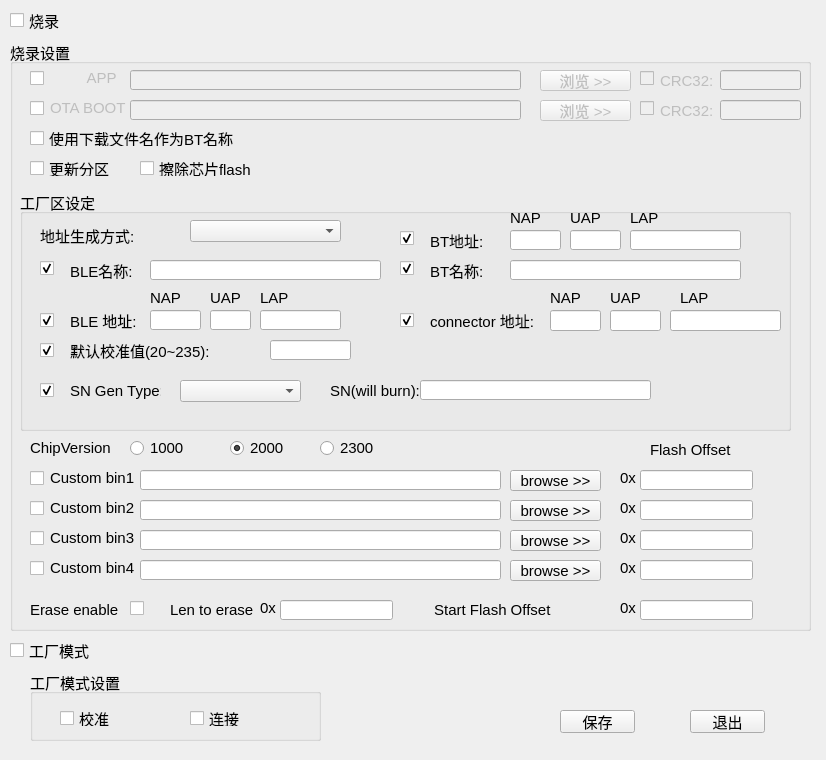
<?xml version="1.0" encoding="UTF-8"?>
<ui version="4.0">
 <class>Dialog</class>
 <widget class="QDialog" name="Dialog">
  <property name="geometry">
   <rect>
    <x>0</x>
    <y>0</y>
    <width>826</width>
    <height>760</height>
   </rect>
  </property>
  <property name="minimumSize">
   <size>
    <width>826</width>
    <height>496</height>
   </size>
  </property>
  <property name="windowTitle">
   <string>产线配置</string>
  </property>
  <widget class="QGroupBox" name="groupBox_burn_setting">
   <property name="geometry">
    <rect>
     <x>10</x>
     <y>40</y>
     <width>801</width>
     <height>591</height>
    </rect>
   </property>
   <property name="font">
    <font>
     <family>Arial</family>
     <pointsize>11</pointsize>
    </font>
   </property>
   <property name="title">
    <string>烧录设置</string>
   </property>
   <widget class="QGroupBox" name="groupBox">
    <property name="geometry">
     <rect>
      <x>10</x>
      <y>150</y>
      <width>771</width>
      <height>241</height>
     </rect>
    </property>
    <property name="title">
     <string>工厂区设定</string>
    </property>
    <widget class="QLabel" name="label_12">
     <property name="geometry">
      <rect>
       <x>410</x>
       <y>120</y>
       <width>111</width>
       <height>21</height>
      </rect>
     </property>
     <property name="text">
      <string>connector 地址:</string>
     </property>
    </widget>
    <widget class="QLabel" name="label_10">
     <property name="geometry">
      <rect>
       <x>590</x>
       <y>100</y>
       <width>31</width>
       <height>16</height>
      </rect>
     </property>
     <property name="text">
      <string>UAP</string>
     </property>
    </widget>
    <widget class="QLineEdit" name="lineedit_connectoruap">
     <property name="geometry">
      <rect>
       <x>590</x>
       <y>120</y>
       <width>51</width>
       <height>21</height>
      </rect>
     </property>
     <property name="focusPolicy">
      <enum>Qt::StrongFocus</enum>
     </property>
     <property name="maxLength">
      <number>2</number>
     </property>
    </widget>
    <widget class="QLabel" name="label_13">
     <property name="geometry">
      <rect>
       <x>660</x>
       <y>100</y>
       <width>31</width>
       <height>16</height>
      </rect>
     </property>
     <property name="text">
      <string>LAP</string>
     </property>
    </widget>
    <widget class="QLineEdit" name="lineedit_connectornap">
     <property name="geometry">
      <rect>
       <x>530</x>
       <y>120</y>
       <width>51</width>
       <height>21</height>
      </rect>
     </property>
     <property name="focusPolicy">
      <enum>Qt::StrongFocus</enum>
     </property>
     <property name="maxLength">
      <number>4</number>
     </property>
    </widget>
    <widget class="QLineEdit" name="lineedit_connectorlap">
     <property name="geometry">
      <rect>
       <x>650</x>
       <y>120</y>
       <width>111</width>
       <height>21</height>
      </rect>
     </property>
     <property name="focusPolicy">
      <enum>Qt::StrongFocus</enum>
     </property>
     <property name="maxLength">
      <number>6</number>
     </property>
     <property name="frame">
      <bool>true</bool>
     </property>
    </widget>
    <widget class="QLabel" name="label_14">
     <property name="geometry">
      <rect>
       <x>50</x>
       <y>150</y>
       <width>200</width>
       <height>21</height>
      </rect>
     </property>
     <property name="text">
      <string>默认校准值(20~235):</string>
     </property>
    </widget>
    <widget class="QLineEdit" name="lineedit_default_calibval">
     <property name="geometry">
      <rect>
       <x>250</x>
       <y>150</y>
       <width>81</width>
       <height>20</height>
      </rect>
     </property>
     <property name="focusPolicy">
      <enum>Qt::StrongFocus</enum>
     </property>
     <property name="maxLength">
      <number>8</number>
     </property>
    </widget>
    <widget class="QLabel" name="label_11">
     <property name="geometry">
      <rect>
       <x>530</x>
       <y>100</y>
       <width>31</width>
       <height>16</height>
      </rect>
     </property>
     <property name="text">
      <string>NAP</string>
     </property>
    </widget>
    <widget class="QLineEdit" name="lineedit_blenap">
     <property name="geometry">
      <rect>
       <x>130</x>
       <y>120</y>
       <width>51</width>
       <height>20</height>
      </rect>
     </property>
     <property name="focusPolicy">
      <enum>Qt::StrongFocus</enum>
     </property>
     <property name="maxLength">
      <number>4</number>
     </property>
    </widget>
    <widget class="QLabel" name="label_8">
     <property name="geometry">
      <rect>
       <x>130</x>
       <y>100</y>
       <width>31</width>
       <height>16</height>
      </rect>
     </property>
     <property name="text">
      <string>NAP</string>
     </property>
    </widget>
    <widget class="QLineEdit" name="lineedit_bleuap">
     <property name="geometry">
      <rect>
       <x>190</x>
       <y>120</y>
       <width>41</width>
       <height>20</height>
      </rect>
     </property>
     <property name="focusPolicy">
      <enum>Qt::StrongFocus</enum>
     </property>
     <property name="maxLength">
      <number>2</number>
     </property>
    </widget>
    <widget class="QLabel" name="label_7">
     <property name="geometry">
      <rect>
       <x>50</x>
       <y>120</y>
       <width>71</width>
       <height>20</height>
      </rect>
     </property>
     <property name="text">
      <string>BLE 地址:</string>
     </property>
    </widget>
    <widget class="QLineEdit" name="lineedit_blelap">
     <property name="geometry">
      <rect>
       <x>240</x>
       <y>120</y>
       <width>81</width>
       <height>20</height>
      </rect>
     </property>
     <property name="focusPolicy">
      <enum>Qt::StrongFocus</enum>
     </property>
     <property name="maxLength">
      <number>6</number>
     </property>
    </widget>
    <widget class="QLabel" name="label_6">
     <property name="geometry">
      <rect>
       <x>190</x>
       <y>100</y>
       <width>31</width>
       <height>16</height>
      </rect>
     </property>
     <property name="text">
      <string>UAP</string>
     </property>
    </widget>
    <widget class="QLabel" name="label_9">
     <property name="geometry">
      <rect>
       <x>240</x>
       <y>100</y>
       <width>31</width>
       <height>16</height>
      </rect>
     </property>
     <property name="text">
      <string>LAP</string>
     </property>
    </widget>
    <widget class="QComboBox" name="combbx_addr_gen_type">
     <property name="geometry">
      <rect>
       <x>170</x>
       <y>30</y>
       <width>151</width>
       <height>22</height>
      </rect>
     </property>
    </widget>
    <widget class="QLabel" name="label_17">
     <property name="geometry">
      <rect>
       <x>20</x>
       <y>30</y>
       <width>141</width>
       <height>31</height>
      </rect>
     </property>
     <property name="text">
      <string>地址生成方式:</string>
     </property>
    </widget>
    <widget class="QLabel" name="label_2">
     <property name="geometry">
      <rect>
       <x>490</x>
       <y>20</y>
       <width>31</width>
       <height>16</height>
      </rect>
     </property>
     <property name="font">
      <font>
       <family>Arial</family>
       <pointsize>11</pointsize>
      </font>
     </property>
     <property name="text">
      <string>NAP</string>
     </property>
    </widget>
    <widget class="QLabel" name="label_5">
     <property name="geometry">
      <rect>
       <x>410</x>
       <y>70</y>
       <width>71</width>
       <height>20</height>
      </rect>
     </property>
     <property name="font">
      <font>
       <family>Arial</family>
       <pointsize>11</pointsize>
      </font>
     </property>
     <property name="text">
      <string>BT名称:</string>
     </property>
    </widget>
    <widget class="QLabel" name="label_4">
     <property name="geometry">
      <rect>
       <x>610</x>
       <y>20</y>
       <width>81</width>
       <height>16</height>
      </rect>
     </property>
     <property name="font">
      <font>
       <family>Arial</family>
       <pointsize>11</pointsize>
      </font>
     </property>
     <property name="text">
      <string>LAP</string>
     </property>
    </widget>
    <widget class="QLabel" name="label_3">
     <property name="geometry">
      <rect>
       <x>550</x>
       <y>20</y>
       <width>31</width>
       <height>16</height>
      </rect>
     </property>
     <property name="font">
      <font>
       <family>Arial</family>
       <pointsize>11</pointsize>
      </font>
     </property>
     <property name="text">
      <string>UAP</string>
     </property>
    </widget>
    <widget class="QLineEdit" name="lineedit_btlap">
     <property name="geometry">
      <rect>
       <x>610</x>
       <y>40</y>
       <width>111</width>
       <height>20</height>
      </rect>
     </property>
     <property name="font">
      <font>
       <family>Arial</family>
       <pointsize>11</pointsize>
      </font>
     </property>
     <property name="focusPolicy">
      <enum>Qt::StrongFocus</enum>
     </property>
     <property name="maxLength">
      <number>6</number>
     </property>
     <property name="frame">
      <bool>true</bool>
     </property>
    </widget>
    <widget class="QLineEdit" name="lineedit_btnap">
     <property name="geometry">
      <rect>
       <x>490</x>
       <y>40</y>
       <width>51</width>
       <height>20</height>
      </rect>
     </property>
     <property name="font">
      <font>
       <family>Arial</family>
       <pointsize>11</pointsize>
      </font>
     </property>
     <property name="focusPolicy">
      <enum>Qt::StrongFocus</enum>
     </property>
     <property name="maxLength">
      <number>4</number>
     </property>
    </widget>
    <widget class="QLabel" name="label">
     <property name="geometry">
      <rect>
       <x>410</x>
       <y>40</y>
       <width>71</width>
       <height>20</height>
      </rect>
     </property>
     <property name="font">
      <font>
       <family>Arial</family>
       <pointsize>11</pointsize>
      </font>
     </property>
     <property name="text">
      <string>BT地址:</string>
     </property>
    </widget>
    <widget class="QLineEdit" name="lineedit_btuap">
     <property name="geometry">
      <rect>
       <x>550</x>
       <y>40</y>
       <width>51</width>
       <height>20</height>
      </rect>
     </property>
     <property name="font">
      <font>
       <family>Arial</family>
       <pointsize>11</pointsize>
      </font>
     </property>
     <property name="focusPolicy">
      <enum>Qt::StrongFocus</enum>
     </property>
     <property name="maxLength">
      <number>2</number>
     </property>
    </widget>
    <widget class="QLineEdit" name="lineedit_btname">
     <property name="geometry">
      <rect>
       <x>490</x>
       <y>70</y>
       <width>231</width>
       <height>20</height>
      </rect>
     </property>
     <property name="font">
      <font>
       <family>Arial</family>
       <pointsize>11</pointsize>
      </font>
     </property>
     <property name="focusPolicy">
      <enum>Qt::StrongFocus</enum>
     </property>
     <property name="maxLength">
      <number>256</number>
     </property>
    </widget>
    <widget class="QCheckBox" name="checkBox_calib">
     <property name="geometry">
      <rect>
       <x>20</x>
       <y>150</y>
       <width>21</width>
       <height>21</height>
      </rect>
     </property>
     <property name="text">
      <string/>
     </property>
     <property name="checked">
      <bool>true</bool>
     </property>
    </widget>
    <widget class="QCheckBox" name="checkBox_btaddr">
     <property name="geometry">
      <rect>
       <x>380</x>
       <y>40</y>
       <width>21</width>
       <height>16</height>
      </rect>
     </property>
     <property name="text">
      <string/>
     </property>
     <property name="checked">
      <bool>true</bool>
     </property>
    </widget>
    <widget class="QCheckBox" name="checkBox_btname">
     <property name="geometry">
      <rect>
       <x>380</x>
       <y>70</y>
       <width>21</width>
       <height>16</height>
      </rect>
     </property>
     <property name="text">
      <string/>
     </property>
     <property name="checked">
      <bool>true</bool>
     </property>
    </widget>
    <widget class="QCheckBox" name="checkBox_bleaddr">
     <property name="geometry">
      <rect>
       <x>20</x>
       <y>120</y>
       <width>21</width>
       <height>21</height>
      </rect>
     </property>
     <property name="text">
      <string/>
     </property>
     <property name="checked">
      <bool>true</bool>
     </property>
    </widget>
    <widget class="QCheckBox" name="checkBox_conaddr">
     <property name="geometry">
      <rect>
       <x>380</x>
       <y>120</y>
       <width>21</width>
       <height>21</height>
      </rect>
     </property>
     <property name="text">
      <string/>
     </property>
     <property name="checked">
      <bool>true</bool>
     </property>
    </widget>
    <widget class="QLineEdit" name="lineedit_blename">
     <property name="geometry">
      <rect>
       <x>130</x>
       <y>70</y>
       <width>231</width>
       <height>20</height>
      </rect>
     </property>
     <property name="font">
      <font>
       <family>Arial</family>
       <pointsize>11</pointsize>
      </font>
     </property>
     <property name="focusPolicy">
      <enum>Qt::StrongFocus</enum>
     </property>
     <property name="maxLength">
      <number>256</number>
     </property>
    </widget>
    <widget class="QLabel" name="label_15">
     <property name="geometry">
      <rect>
       <x>50</x>
       <y>70</y>
       <width>71</width>
       <height>20</height>
      </rect>
     </property>
     <property name="font">
      <font>
       <family>Arial</family>
       <pointsize>11</pointsize>
      </font>
     </property>
     <property name="text">
      <string>BLE名称:</string>
     </property>
    </widget>
    <widget class="QCheckBox" name="checkBox_blename">
     <property name="geometry">
      <rect>
       <x>20</x>
       <y>70</y>
       <width>21</width>
       <height>16</height>
      </rect>
     </property>
     <property name="text">
      <string/>
     </property>
     <property name="checked">
      <bool>true</bool>
     </property>
    </widget>
    <widget class="QCheckBox" name="checkBox_sn">
     <property name="geometry">
      <rect>
       <x>20</x>
       <y>190</y>
       <width>21</width>
       <height>21</height>
      </rect>
     </property>
     <property name="text">
      <string/>
     </property>
     <property name="checked">
      <bool>true</bool>
     </property>
    </widget>
    <widget class="QComboBox" name="combbx_sn_gen_type">
     <property name="geometry">
      <rect>
       <x>160</x>
       <y>190</y>
       <width>121</width>
       <height>22</height>
      </rect>
     </property>
    </widget>
    <widget class="QLabel" name="label_18">
     <property name="geometry">
      <rect>
       <x>50</x>
       <y>190</y>
       <width>91</width>
       <height>21</height>
      </rect>
     </property>
     <property name="text">
      <string>SN Gen Type:</string>
     </property>
    </widget>
    <widget class="QLabel" name="label_19">
     <property name="geometry">
      <rect>
       <x>310</x>
       <y>190</y>
       <width>91</width>
       <height>21</height>
      </rect>
     </property>
     <property name="text">
      <string>SN(will burn):</string>
     </property>
    </widget>
    <widget class="QLineEdit" name="lineedit_sn">
     <property name="geometry">
      <rect>
       <x>400</x>
       <y>190</y>
       <width>231</width>
       <height>20</height>
      </rect>
     </property>
     <property name="font">
      <font>
       <family>Arial</family>
       <pointsize>11</pointsize>
      </font>
     </property>
     <property name="focusPolicy">
      <enum>Qt::StrongFocus</enum>
     </property>
     <property name="maxLength">
      <number>256</number>
     </property>
    </widget>
   </widget>
   <widget class="QCheckBox" name="checkbox_update_sector">
    <property name="geometry">
     <rect>
      <x>20</x>
      <y>120</y>
      <width>121</width>
      <height>16</height>
     </rect>
    </property>
    <property name="text">
     <string>更新分区</string>
    </property>
   </widget>
   <widget class="QPushButton" name="push_btn_browse_1">
    <property name="enabled">
     <bool>false</bool>
    </property>
    <property name="geometry">
     <rect>
      <x>530</x>
      <y>30</y>
      <width>91</width>
      <height>21</height>
     </rect>
    </property>
    <property name="text">
     <string>浏览 &gt;&gt;</string>
    </property>
   </widget>
   <widget class="QLineEdit" name="lineedit_bin_path_1">
    <property name="enabled">
     <bool>false</bool>
    </property>
    <property name="geometry">
     <rect>
      <x>120</x>
      <y>30</y>
      <width>391</width>
      <height>20</height>
     </rect>
    </property>
   </widget>
   <widget class="QLabel" name="label_bin_verify">
    <property name="enabled">
     <bool>false</bool>
    </property>
    <property name="geometry">
     <rect>
      <x>650</x>
      <y>30</y>
      <width>61</width>
      <height>21</height>
     </rect>
    </property>
    <property name="font">
     <font>
      <family>Arial</family>
      <pointsize>11</pointsize>
      <weight>50</weight>
      <bold>false</bold>
     </font>
    </property>
    <property name="text">
     <string>CRC32:</string>
    </property>
   </widget>
   <widget class="QLineEdit" name="lineedit_hash_1">
    <property name="enabled">
     <bool>false</bool>
    </property>
    <property name="geometry">
     <rect>
      <x>710</x>
      <y>30</y>
      <width>81</width>
      <height>20</height>
     </rect>
    </property>
    <property name="font">
     <font>
      <family>Arial</family>
      <pointsize>11</pointsize>
     </font>
    </property>
    <property name="focusPolicy">
     <enum>Qt::StrongFocus</enum>
    </property>
    <property name="text">
     <string/>
    </property>
    <property name="maxLength">
     <number>8</number>
    </property>
   </widget>
   <widget class="QLineEdit" name="lineedit_bin_path_2">
    <property name="enabled">
     <bool>false</bool>
    </property>
    <property name="geometry">
     <rect>
      <x>120</x>
      <y>60</y>
      <width>391</width>
      <height>20</height>
     </rect>
    </property>
   </widget>
   <widget class="QPushButton" name="push_btn_browse_2">
    <property name="enabled">
     <bool>false</bool>
    </property>
    <property name="geometry">
     <rect>
      <x>530</x>
      <y>60</y>
      <width>91</width>
      <height>21</height>
     </rect>
    </property>
    <property name="text">
     <string>浏览 &gt;&gt;</string>
    </property>
   </widget>
   <widget class="QLabel" name="label_bin_verify_2">
    <property name="enabled">
     <bool>false</bool>
    </property>
    <property name="geometry">
     <rect>
      <x>650</x>
      <y>60</y>
      <width>61</width>
      <height>21</height>
     </rect>
    </property>
    <property name="font">
     <font>
      <family>Arial</family>
      <pointsize>11</pointsize>
      <weight>50</weight>
      <bold>false</bold>
     </font>
    </property>
    <property name="text">
     <string>CRC32:</string>
    </property>
   </widget>
   <widget class="QLineEdit" name="lineedit_hash_2">
    <property name="enabled">
     <bool>false</bool>
    </property>
    <property name="geometry">
     <rect>
      <x>710</x>
      <y>60</y>
      <width>81</width>
      <height>20</height>
     </rect>
    </property>
    <property name="font">
     <font>
      <family>Arial</family>
      <pointsize>11</pointsize>
     </font>
    </property>
    <property name="focusPolicy">
     <enum>Qt::StrongFocus</enum>
    </property>
    <property name="text">
     <string/>
    </property>
    <property name="maxLength">
     <number>8</number>
    </property>
   </widget>
   <widget class="QCheckBox" name="chkbox_app">
    <property name="geometry">
     <rect>
      <x>20</x>
      <y>30</y>
      <width>16</width>
      <height>16</height>
     </rect>
    </property>
    <property name="text">
     <string/>
    </property>
   </widget>
   <widget class="QCheckBox" name="chkbox_boot">
    <property name="geometry">
     <rect>
      <x>20</x>
      <y>60</y>
      <width>16</width>
      <height>16</height>
     </rect>
    </property>
    <property name="text">
     <string/>
    </property>
   </widget>
   <widget class="QCheckBox" name="chkbox_appcrc">
    <property name="enabled">
     <bool>false</bool>
    </property>
    <property name="geometry">
     <rect>
      <x>630</x>
      <y>30</y>
      <width>16</width>
      <height>16</height>
     </rect>
    </property>
    <property name="text">
     <string/>
    </property>
   </widget>
   <widget class="QCheckBox" name="chkbox_bootcrc">
    <property name="enabled">
     <bool>false</bool>
    </property>
    <property name="geometry">
     <rect>
      <x>630</x>
      <y>60</y>
      <width>16</width>
      <height>16</height>
     </rect>
    </property>
    <property name="text">
     <string/>
    </property>
   </widget>
   <widget class="QCheckBox" name="chkbox_filename">
    <property name="geometry">
     <rect>
      <x>20</x>
      <y>90</y>
      <width>211</width>
      <height>16</height>
     </rect>
    </property>
    <property name="text">
     <string>使用下载文件名作为BT名称</string>
    </property>
   </widget>
   <widget class="QLabel" name="label_app">
    <property name="enabled">
     <bool>false</bool>
    </property>
    <property name="geometry">
     <rect>
      <x>40</x>
      <y>30</y>
      <width>71</width>
      <height>16</height>
     </rect>
    </property>
    <property name="text">
     <string>         APP</string>
    </property>
   </widget>
   <widget class="QLabel" name="label_boot">
    <property name="enabled">
     <bool>false</bool>
    </property>
    <property name="geometry">
     <rect>
      <x>40</x>
      <y>60</y>
      <width>81</width>
      <height>16</height>
     </rect>
    </property>
    <property name="text">
     <string>OTA BOOT</string>
    </property>
   </widget>
   <widget class="QCheckBox" name="chkbox_custom_bin1">
    <property name="geometry">
     <rect>
      <x>20</x>
      <y>430</y>
      <width>16</width>
      <height>16</height>
     </rect>
    </property>
    <property name="text">
     <string/>
    </property>
   </widget>
   <widget class="QCheckBox" name="chkbox_custom_bin2">
    <property name="geometry">
     <rect>
      <x>20</x>
      <y>460</y>
      <width>16</width>
      <height>16</height>
     </rect>
    </property>
    <property name="text">
     <string/>
    </property>
   </widget>
   <widget class="QCheckBox" name="chkbox_custom_bin3">
    <property name="geometry">
     <rect>
      <x>20</x>
      <y>490</y>
      <width>16</width>
      <height>16</height>
     </rect>
    </property>
    <property name="text">
     <string/>
    </property>
   </widget>
   <widget class="QCheckBox" name="chkbox_custom_bin4">
    <property name="geometry">
     <rect>
      <x>20</x>
      <y>520</y>
      <width>16</width>
      <height>16</height>
     </rect>
    </property>
    <property name="text">
     <string/>
    </property>
   </widget>
   <widget class="QLabel" name="label_custom_bin1">
    <property name="geometry">
     <rect>
      <x>40</x>
      <y>430</y>
      <width>111</width>
      <height>16</height>
     </rect>
    </property>
    <property name="text">
     <string>Custom bin1</string>
    </property>
   </widget>
   <widget class="QLabel" name="label_custom_bin2">
    <property name="geometry">
     <rect>
      <x>40</x>
      <y>460</y>
      <width>111</width>
      <height>16</height>
     </rect>
    </property>
    <property name="text">
     <string>Custom bin2</string>
    </property>
   </widget>
   <widget class="QLabel" name="label_custom_bin3">
    <property name="geometry">
     <rect>
      <x>40</x>
      <y>490</y>
      <width>111</width>
      <height>16</height>
     </rect>
    </property>
    <property name="text">
     <string>Custom bin3</string>
    </property>
   </widget>
   <widget class="QLabel" name="label_custom_bin4">
    <property name="geometry">
     <rect>
      <x>40</x>
      <y>520</y>
      <width>111</width>
      <height>16</height>
     </rect>
    </property>
    <property name="text">
     <string>Custom bin4</string>
    </property>
   </widget>
   <widget class="QLineEdit" name="lineedit_custom_bin1">
    <property name="geometry">
     <rect>
      <x>130</x>
      <y>430</y>
      <width>361</width>
      <height>20</height>
     </rect>
    </property>
   </widget>
   <widget class="QLineEdit" name="lineedit_custom_bin2">
    <property name="geometry">
     <rect>
      <x>130</x>
      <y>460</y>
      <width>361</width>
      <height>20</height>
     </rect>
    </property>
   </widget>
   <widget class="QLineEdit" name="lineedit_custom_bin3">
    <property name="geometry">
     <rect>
      <x>130</x>
      <y>490</y>
      <width>361</width>
      <height>20</height>
     </rect>
    </property>
   </widget>
   <widget class="QLineEdit" name="lineedit_custom_bin4">
    <property name="geometry">
     <rect>
      <x>130</x>
      <y>520</y>
      <width>361</width>
      <height>20</height>
     </rect>
    </property>
   </widget>
   <widget class="QPushButton" name="btn_custom_bin_browse1">
    <property name="enabled">
     <bool>true</bool>
    </property>
    <property name="geometry">
     <rect>
      <x>500</x>
      <y>430</y>
      <width>91</width>
      <height>21</height>
     </rect>
    </property>
    <property name="text">
     <string>browse &gt;&gt;</string>
    </property>
   </widget>
   <widget class="QPushButton" name="btn_custom_bin_browse2">
    <property name="enabled">
     <bool>true</bool>
    </property>
    <property name="geometry">
     <rect>
      <x>500</x>
      <y>460</y>
      <width>91</width>
      <height>21</height>
     </rect>
    </property>
    <property name="text">
     <string>browse &gt;&gt;</string>
    </property>
   </widget>
   <widget class="QPushButton" name="btn_custom_bin_browse3">
    <property name="enabled">
     <bool>true</bool>
    </property>
    <property name="geometry">
     <rect>
      <x>500</x>
      <y>490</y>
      <width>91</width>
      <height>21</height>
     </rect>
    </property>
    <property name="text">
     <string>browse &gt;&gt;</string>
    </property>
   </widget>
   <widget class="QPushButton" name="btn_custom_bin_browse4">
    <property name="enabled">
     <bool>true</bool>
    </property>
    <property name="geometry">
     <rect>
      <x>500</x>
      <y>520</y>
      <width>91</width>
      <height>21</height>
     </rect>
    </property>
    <property name="text">
     <string>browse &gt;&gt;</string>
    </property>
   </widget>
   <widget class="QLabel" name="label_addr1">
    <property name="geometry">
     <rect>
      <x>610</x>
      <y>430</y>
      <width>21</width>
      <height>16</height>
     </rect>
    </property>
    <property name="text">
     <string>0x</string>
    </property>
   </widget>
   <widget class="QLabel" name="label_addr2">
    <property name="geometry">
     <rect>
      <x>610</x>
      <y>460</y>
      <width>21</width>
      <height>16</height>
     </rect>
    </property>
    <property name="text">
     <string>0x</string>
    </property>
   </widget>
   <widget class="QLabel" name="label_addr3">
    <property name="geometry">
     <rect>
      <x>610</x>
      <y>490</y>
      <width>21</width>
      <height>16</height>
     </rect>
    </property>
    <property name="text">
     <string>0x</string>
    </property>
   </widget>
   <widget class="QLabel" name="label_22">
    <property name="geometry">
     <rect>
      <x>640</x>
      <y>400</y>
      <width>111</width>
      <height>20</height>
     </rect>
    </property>
    <property name="text">
     <string>Flash Offset</string>
    </property>
   </widget>
   <widget class="QLineEdit" name="lineEdit_addr4">
    <property name="geometry">
     <rect>
      <x>630</x>
      <y>520</y>
      <width>113</width>
      <height>20</height>
     </rect>
    </property>
   </widget>
   <widget class="QLineEdit" name="lineEdit_addr1">
    <property name="geometry">
     <rect>
      <x>630</x>
      <y>430</y>
      <width>113</width>
      <height>20</height>
     </rect>
    </property>
   </widget>
   <widget class="QLineEdit" name="lineEdit_addr3">
    <property name="geometry">
     <rect>
      <x>630</x>
      <y>490</y>
      <width>113</width>
      <height>20</height>
     </rect>
    </property>
   </widget>
   <widget class="QLineEdit" name="lineEdit_addr2">
    <property name="geometry">
     <rect>
      <x>630</x>
      <y>460</y>
      <width>113</width>
      <height>20</height>
     </rect>
    </property>
   </widget>
   <widget class="QLabel" name="label_addr4">
    <property name="geometry">
     <rect>
      <x>610</x>
      <y>520</y>
      <width>21</width>
      <height>16</height>
     </rect>
    </property>
    <property name="text">
     <string>0x</string>
    </property>
   </widget>
   <widget class="QLabel" name="label_16">
    <property name="geometry">
     <rect>
      <x>20</x>
      <y>400</y>
      <width>81</width>
      <height>16</height>
     </rect>
    </property>
    <property name="text">
     <string>ChipVersion</string>
    </property>
   </widget>
   <widget class="QRadioButton" name="radioButton_1000">
    <property name="geometry">
     <rect>
      <x>120</x>
      <y>400</y>
      <width>89</width>
      <height>16</height>
     </rect>
    </property>
    <property name="text">
     <string>1000</string>
    </property>
    <property name="checked">
     <bool>false</bool>
    </property>
   </widget>
   <widget class="QRadioButton" name="radioButton_2000">
    <property name="geometry">
     <rect>
      <x>220</x>
      <y>400</y>
      <width>89</width>
      <height>16</height>
     </rect>
    </property>
    <property name="text">
     <string>2000</string>
    </property>
    <property name="checked">
     <bool>true</bool>
    </property>
   </widget>
   <widget class="QRadioButton" name="radioButton_2300">
    <property name="geometry">
     <rect>
      <x>310</x>
      <y>400</y>
      <width>89</width>
      <height>16</height>
     </rect>
    </property>
    <property name="text">
     <string>2300</string>
    </property>
    <property name="checked">
     <bool>false</bool>
    </property>
   </widget>
   <widget class="QLabel" name="label_addr_erase">
    <property name="geometry">
     <rect>
      <x>610</x>
      <y>560</y>
      <width>21</width>
      <height>16</height>
     </rect>
    </property>
    <property name="text">
     <string>0x</string>
    </property>
   </widget>
   <widget class="QCheckBox" name="chkbox_erase_en">
    <property name="geometry">
     <rect>
      <x>120</x>
      <y>560</y>
      <width>16</width>
      <height>16</height>
     </rect>
    </property>
    <property name="text">
     <string/>
    </property>
   </widget>
   <widget class="QLabel" name="label_23">
    <property name="geometry">
     <rect>
      <x>420</x>
      <y>560</y>
      <width>181</width>
      <height>20</height>
     </rect>
    </property>
    <property name="text">
     <string> Start Flash Offset</string>
    </property>
   </widget>
   <widget class="QLineEdit" name="lineEdit_eraselen">
    <property name="geometry">
     <rect>
      <x>270</x>
      <y>560</y>
      <width>113</width>
      <height>20</height>
     </rect>
    </property>
   </widget>
   <widget class="QLabel" name="label_25">
    <property name="geometry">
     <rect>
      <x>160</x>
      <y>560</y>
      <width>101</width>
      <height>20</height>
     </rect>
    </property>
    <property name="text">
     <string>Len to erase</string>
    </property>
   </widget>
   <widget class="QLabel" name="label_24">
    <property name="geometry">
     <rect>
      <x>20</x>
      <y>560</y>
      <width>91</width>
      <height>20</height>
     </rect>
    </property>
    <property name="text">
     <string>Erase enable</string>
    </property>
   </widget>
   <widget class="QLineEdit" name="lineEdit_erase_addr">
    <property name="geometry">
     <rect>
      <x>630</x>
      <y>560</y>
      <width>113</width>
      <height>20</height>
     </rect>
    </property>
   </widget>
   <widget class="QLabel" name="label_addr_erase_2">
    <property name="geometry">
     <rect>
      <x>250</x>
      <y>560</y>
      <width>21</width>
      <height>16</height>
     </rect>
    </property>
    <property name="text">
     <string>0x</string>
    </property>
   </widget>
   <widget class="QCheckBox" name="checkbox_erase_whole">
    <property name="geometry">
     <rect>
      <x>130</x>
      <y>120</y>
      <width>161</width>
      <height>16</height>
     </rect>
    </property>
    <property name="text">
     <string>擦除芯片flash</string>
    </property>
   </widget>
  </widget>
  <widget class="QPushButton" name="push_btn_save">
   <property name="geometry">
    <rect>
     <x>560</x>
     <y>710</y>
     <width>75</width>
     <height>23</height>
    </rect>
   </property>
   <property name="font">
    <font>
     <family>Arial</family>
     <pointsize>11</pointsize>
    </font>
   </property>
   <property name="text">
    <string>保存</string>
   </property>
  </widget>
  <widget class="QCheckBox" name="checkbox_burn_switch">
   <property name="geometry">
    <rect>
     <x>10</x>
     <y>10</y>
     <width>51</width>
     <height>21</height>
    </rect>
   </property>
   <property name="font">
    <font>
     <family>Arial</family>
     <pointsize>11</pointsize>
    </font>
   </property>
   <property name="text">
    <string>烧录</string>
   </property>
   <property name="iconSize">
    <size>
     <width>18</width>
     <height>20</height>
    </size>
   </property>
   <property name="autoRepeatInterval">
    <number>97</number>
   </property>
  </widget>
  <widget class="QPushButton" name="push_btn_exit">
   <property name="geometry">
    <rect>
     <x>690</x>
     <y>710</y>
     <width>75</width>
     <height>23</height>
    </rect>
   </property>
   <property name="font">
    <font>
     <family>Arial</family>
     <pointsize>11</pointsize>
    </font>
   </property>
   <property name="text">
    <string>退出</string>
   </property>
  </widget>
  <widget class="QGroupBox" name="groupBox_factorymode_setting">
   <property name="geometry">
    <rect>
     <x>30</x>
     <y>670</y>
     <width>291</width>
     <height>71</height>
    </rect>
   </property>
   <property name="font">
    <font>
     <family>Arial</family>
     <pointsize>11</pointsize>
    </font>
   </property>
   <property name="title">
    <string>工厂模式设置</string>
   </property>
   <widget class="QCheckBox" name="factorymode_calib_switch">
    <property name="geometry">
     <rect>
      <x>30</x>
      <y>40</y>
      <width>81</width>
      <height>16</height>
     </rect>
    </property>
    <property name="text">
     <string>校准</string>
    </property>
   </widget>
   <widget class="QCheckBox" name="factorymode_connect_switch">
    <property name="geometry">
     <rect>
      <x>160</x>
      <y>40</y>
      <width>81</width>
      <height>16</height>
     </rect>
    </property>
    <property name="text">
     <string>连接</string>
    </property>
   </widget>
  </widget>
  <widget class="QCheckBox" name="checkbox_factory_switch">
   <property name="geometry">
    <rect>
     <x>10</x>
     <y>640</y>
     <width>121</width>
     <height>21</height>
    </rect>
   </property>
   <property name="font">
    <font>
     <family>Arial</family>
     <pointsize>11</pointsize>
    </font>
   </property>
   <property name="text">
    <string>工厂模式</string>
   </property>
  </widget>
 </widget>
 <tabstops>
  <tabstop>checkbox_burn_switch</tabstop>
  <tabstop>lineedit_bin_path_1</tabstop>
  <tabstop>push_btn_browse_1</tabstop>
  <tabstop>lineedit_hash_1</tabstop>
  <tabstop>lineedit_bin_path_2</tabstop>
  <tabstop>push_btn_browse_2</tabstop>
  <tabstop>lineedit_hash_2</tabstop>
  <tabstop>checkbox_update_sector</tabstop>
  <tabstop>combbx_addr_gen_type</tabstop>
  <tabstop>lineedit_btnap</tabstop>
  <tabstop>lineedit_btuap</tabstop>
  <tabstop>lineedit_btlap</tabstop>
  <tabstop>lineedit_btname</tabstop>
  <tabstop>lineedit_blenap</tabstop>
  <tabstop>lineedit_bleuap</tabstop>
  <tabstop>lineedit_blelap</tabstop>
  <tabstop>lineedit_connectornap</tabstop>
  <tabstop>lineedit_connectoruap</tabstop>
  <tabstop>lineedit_connectorlap</tabstop>
  <tabstop>lineedit_default_calibval</tabstop>
  <tabstop>checkbox_factory_switch</tabstop>
  <tabstop>factorymode_calib_switch</tabstop>
  <tabstop>factorymode_connect_switch</tabstop>
  <tabstop>push_btn_save</tabstop>
  <tabstop>push_btn_exit</tabstop>
 </tabstops>
 <resources/>
 <connections/>
</ui>
